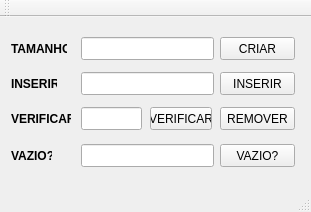
<?xml version="1.0" encoding="UTF-8"?>
<ui version="4.0">
 <class>MainWindow</class>
 <widget class="QMainWindow" name="MainWindow">
  <property name="geometry">
   <rect>
    <x>0</x>
    <y>0</y>
    <width>311</width>
    <height>212</height>
   </rect>
  </property>
  <property name="windowTitle">
   <string>Fila</string>
  </property>
  <widget class="QWidget" name="centralWidget">
   <widget class="QLabel" name="label">
    <property name="geometry">
     <rect>
      <x>11</x>
      <y>20</y>
      <width>56</width>
      <height>23</height>
     </rect>
    </property>
    <property name="font">
     <font>
      <weight>75</weight>
      <bold>true</bold>
     </font>
    </property>
    <property name="text">
     <string>TAMANHO</string>
    </property>
   </widget>
   <widget class="QLabel" name="label_2">
    <property name="geometry">
     <rect>
      <x>11</x>
      <y>55</y>
      <width>46</width>
      <height>23</height>
     </rect>
    </property>
    <property name="font">
     <font>
      <weight>75</weight>
      <bold>true</bold>
     </font>
    </property>
    <property name="text">
     <string>INSERIR</string>
    </property>
   </widget>
   <widget class="QLabel" name="label_4">
    <property name="geometry">
     <rect>
      <x>11</x>
      <y>90</y>
      <width>60</width>
      <height>23</height>
     </rect>
    </property>
    <property name="font">
     <font>
      <weight>75</weight>
      <bold>true</bold>
     </font>
    </property>
    <property name="text">
     <string>VERIFICAR</string>
    </property>
   </widget>
   <widget class="QLabel" name="label_5">
    <property name="geometry">
     <rect>
      <x>11</x>
      <y>127</y>
      <width>41</width>
      <height>23</height>
     </rect>
    </property>
    <property name="font">
     <font>
      <weight>75</weight>
      <bold>true</bold>
     </font>
    </property>
    <property name="text">
     <string>VAZIO?</string>
    </property>
   </widget>
   <widget class="QLineEdit" name="lineEdit_Tamanho">
    <property name="geometry">
     <rect>
      <x>81</x>
      <y>20</y>
      <width>133</width>
      <height>23</height>
     </rect>
    </property>
   </widget>
   <widget class="QLineEdit" name="lineEdit_Verificar">
    <property name="geometry">
     <rect>
      <x>81</x>
      <y>90</y>
      <width>61</width>
      <height>23</height>
     </rect>
    </property>
   </widget>
   <widget class="QLineEdit" name="lineEdit_eVazio">
    <property name="geometry">
     <rect>
      <x>81</x>
      <y>127</y>
      <width>133</width>
      <height>23</height>
     </rect>
    </property>
   </widget>
   <widget class="QLineEdit" name="lineEdit_Inserir">
    <property name="geometry">
     <rect>
      <x>81</x>
      <y>55</y>
      <width>133</width>
      <height>23</height>
     </rect>
    </property>
   </widget>
   <widget class="QPushButton" name="pushButton_Inserir">
    <property name="geometry">
     <rect>
      <x>220</x>
      <y>55</y>
      <width>75</width>
      <height>23</height>
     </rect>
    </property>
    <property name="text">
     <string>INSERIR</string>
    </property>
   </widget>
   <widget class="QPushButton" name="pushButton_Criar">
    <property name="geometry">
     <rect>
      <x>220</x>
      <y>20</y>
      <width>75</width>
      <height>23</height>
     </rect>
    </property>
    <property name="text">
     <string>CRIAR</string>
    </property>
   </widget>
   <widget class="QPushButton" name="pushButton_Remover">
    <property name="geometry">
     <rect>
      <x>220</x>
      <y>90</y>
      <width>75</width>
      <height>23</height>
     </rect>
    </property>
    <property name="text">
     <string>REMOVER</string>
    </property>
   </widget>
   <widget class="QPushButton" name="pushButton_Verificar">
    <property name="geometry">
     <rect>
      <x>150</x>
      <y>90</y>
      <width>62</width>
      <height>23</height>
     </rect>
    </property>
    <property name="text">
     <string>VERIFICAR</string>
    </property>
   </widget>
   <widget class="QPushButton" name="pushButton_eVazio">
    <property name="geometry">
     <rect>
      <x>220</x>
      <y>127</y>
      <width>75</width>
      <height>23</height>
     </rect>
    </property>
    <property name="text">
     <string>VAZIO?</string>
    </property>
   </widget>
  </widget>
  <widget class="QMenuBar" name="menuBar">
   <property name="geometry">
    <rect>
     <x>0</x>
     <y>0</y>
     <width>311</width>
     <height>21</height>
    </rect>
   </property>
  </widget>
  <widget class="QToolBar" name="mainToolBar">
   <attribute name="toolBarArea">
    <enum>TopToolBarArea</enum>
   </attribute>
   <attribute name="toolBarBreak">
    <bool>false</bool>
   </attribute>
  </widget>
  <widget class="QStatusBar" name="statusBar"/>
 </widget>
 <layoutdefault spacing="6" margin="11"/>
 <resources/>
 <connections/>
</ui>
